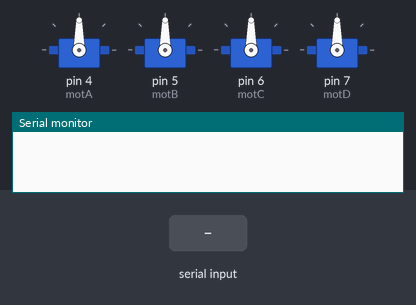
A sketch run on a simulated Arduino Uno, built with avr-gcc and run on an emulated ATmega328P. On the bench: 4 × servo, the last lines printed to the serial monitor. The test bench sets the inputs (shaded band).

Above: at 1.2 s.
1.3 s: "0" received over Serial
At 2.5 s:
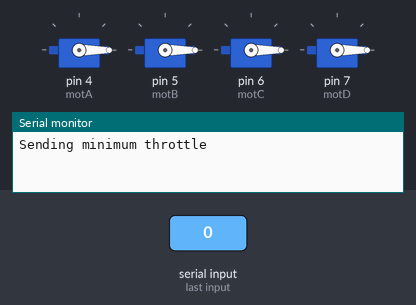
2.8 s: "1" received over Serial
At 3.6 s:
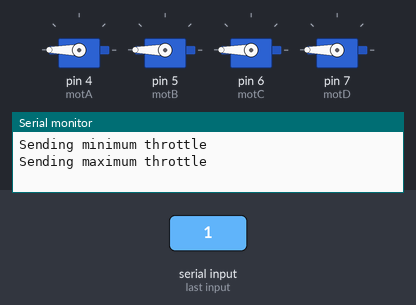
4.3 s: "2" received over Serial
At 8.6 s:
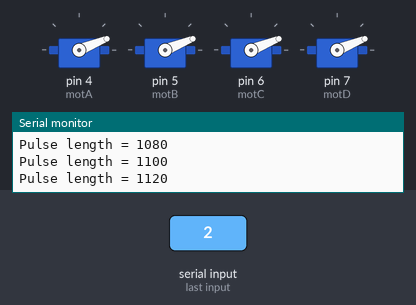
Timing chart, 0 to 12.0 s (numbered marks = the images above; inputs shaded):
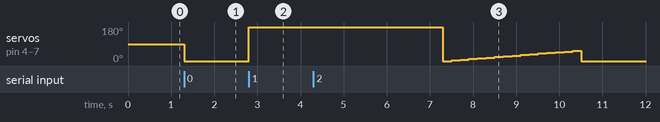

Measured:
- after the input at 1.3 s, servo on pin 4 (motA), servo on pin 5 (motB), servo on pin 6 (motC), servo on pin 7 (motD): 90° → 0° at once
- after the input at 2.8 s, servo on pin 4 (motA), servo on pin 5 (motB), servo on pin 6 (motC), servo on pin 7 (motD): 0° → 180° at once
- after the input at 4.3 s, servo on pin 4 (motA), servo on pin 5 (motB), servo on pin 6 (motC), servo on pin 7 (motD): ramps from 0° to 54° and jumps back, once every 3.2 s

The sketch:

test_simple_servo.ino
```cpp
#include <Servo.h>
// ---------------------------------------------------------------------------
// Customize here pulse lengths as needed
#define MIN_PULSE_LENGTH 1000 // Minimum pulse length in µs
#define MAX_PULSE_LENGTH 2000 // Maximum pulse length in µs
// ---------------------------------------------------------------------------
Servo motA, motB, motC, motD;
char data;

void setup() {
  Serial.begin(57600);

  motA.attach(4, MIN_PULSE_LENGTH, MAX_PULSE_LENGTH);
  motB.attach(5, MIN_PULSE_LENGTH, MAX_PULSE_LENGTH);
  motC.attach(6, MIN_PULSE_LENGTH, MAX_PULSE_LENGTH);
  motD.attach(7, MIN_PULSE_LENGTH, MAX_PULSE_LENGTH);

}

void loop() {
  if (Serial.available()) {
      data = Serial.read();

      switch (data) {
          // 0
          case 48 : Serial.println("Sending minimum throttle");
                    motA.writeMicroseconds(MIN_PULSE_LENGTH);
                    motB.writeMicroseconds(MIN_PULSE_LENGTH);
                    motC.writeMicroseconds(MIN_PULSE_LENGTH);
                    motD.writeMicroseconds(MIN_PULSE_LENGTH);
          break;

          // 1
          case 49 : Serial.println("Sending maximum throttle");
                    motA.writeMicroseconds(MAX_PULSE_LENGTH);
                    motB.writeMicroseconds(MAX_PULSE_LENGTH);
                    motC.writeMicroseconds(MAX_PULSE_LENGTH);
                    motD.writeMicroseconds(MAX_PULSE_LENGTH);
          break;

          // 2
          case 50 : Serial.print("Running test in 3");
                    delay(1000);
                    Serial.print(" 2");
                    delay(1000);
                    Serial.println(" 1...");
                    delay(1000);
                    test();
          break;
      }
  }

}

/**
 * Test function: send min throttle to max throttle to each ESC.
 */
void test()
{
    for (int i = MIN_PULSE_LENGTH; i <= 1300; i += 20) {
        Serial.print("Pulse length = ");
        Serial.println(i);

        motA.writeMicroseconds(i);
        motB.writeMicroseconds(i);
        motC.writeMicroseconds(i);
        motD.writeMicroseconds(i);

        delay(200);
    }

    Serial.println("STOP");
    motA.writeMicroseconds(MIN_PULSE_LENGTH);
    motB.writeMicroseconds(MIN_PULSE_LENGTH);
    motC.writeMicroseconds(MIN_PULSE_LENGTH);
    motD.writeMicroseconds(MIN_PULSE_LENGTH);
}
```
